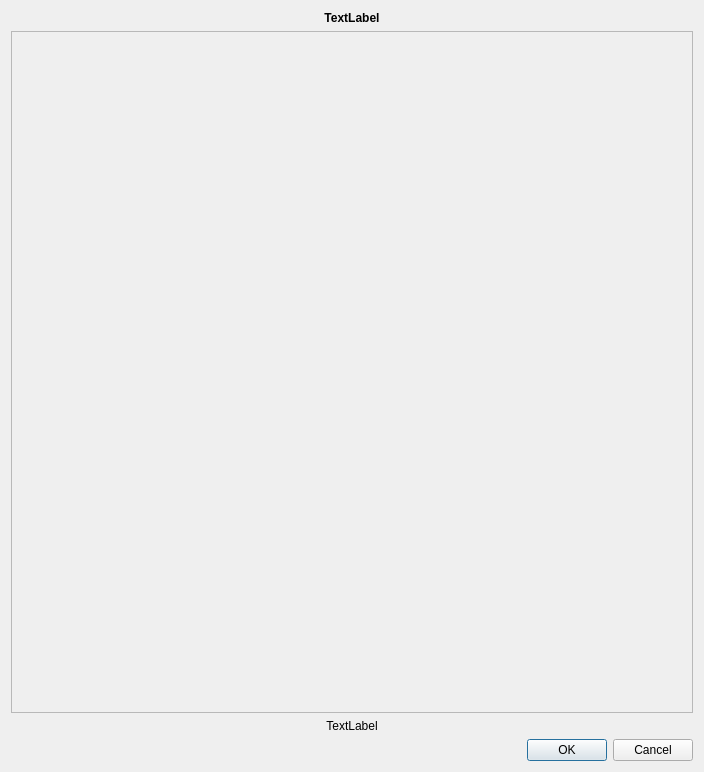
<?xml version="1.0" encoding="UTF-8"?>
<ui version="4.0">
 <class>SearchCard</class>
 <widget class="QDialog" name="SearchCard">
  <property name="geometry">
   <rect>
    <x>0</x>
    <y>0</y>
    <width>704</width>
    <height>772</height>
   </rect>
  </property>
  <property name="windowTitle">
   <string>Dialog</string>
  </property>
  <layout class="QGridLayout" name="gridLayout">
   <item row="3" column="0">
    <widget class="QDialogButtonBox" name="buttonBox">
     <property name="orientation">
      <enum>Qt::Horizontal</enum>
     </property>
     <property name="standardButtons">
      <set>QDialogButtonBox::Cancel|QDialogButtonBox::Ok</set>
     </property>
    </widget>
   </item>
   <item row="0" column="0">
    <widget class="QLabel" name="label">
     <property name="font">
      <font>
       <weight>75</weight>
       <bold>true</bold>
       <underline>false</underline>
       <strikeout>false</strikeout>
      </font>
     </property>
     <property name="text">
      <string>TextLabel</string>
     </property>
     <property name="alignment">
      <set>Qt::AlignCenter</set>
     </property>
    </widget>
   </item>
   <item row="1" column="0">
    <widget class="QScrollArea" name="scrollArea">
     <property name="widgetResizable">
      <bool>true</bool>
     </property>
     <widget class="QWidget" name="scrollAreaWidgetContents">
      <property name="geometry">
       <rect>
        <x>0</x>
        <y>0</y>
        <width>684</width>
        <height>673</height>
       </rect>
      </property>
      <layout class="QGridLayout" name="gridLayout_2">
       <item row="0" column="0">
        <layout class="QVBoxLayout" name="verticalLayout"/>
       </item>
      </layout>
     </widget>
    </widget>
   </item>
   <item row="2" column="0">
    <widget class="QLabel" name="labelInfo">
     <property name="text">
      <string>TextLabel</string>
     </property>
     <property name="alignment">
      <set>Qt::AlignCenter</set>
     </property>
    </widget>
   </item>
  </layout>
 </widget>
 <resources/>
 <connections>
  <connection>
   <sender>buttonBox</sender>
   <signal>accepted()</signal>
   <receiver>SearchCard</receiver>
   <slot>accept()</slot>
   <hints>
    <hint type="sourcelabel">
     <x>248</x>
     <y>254</y>
    </hint>
    <hint type="destinationlabel">
     <x>157</x>
     <y>274</y>
    </hint>
   </hints>
  </connection>
  <connection>
   <sender>buttonBox</sender>
   <signal>rejected()</signal>
   <receiver>SearchCard</receiver>
   <slot>reject()</slot>
   <hints>
    <hint type="sourcelabel">
     <x>316</x>
     <y>260</y>
    </hint>
    <hint type="destinationlabel">
     <x>286</x>
     <y>274</y>
    </hint>
   </hints>
  </connection>
 </connections>
</ui>
